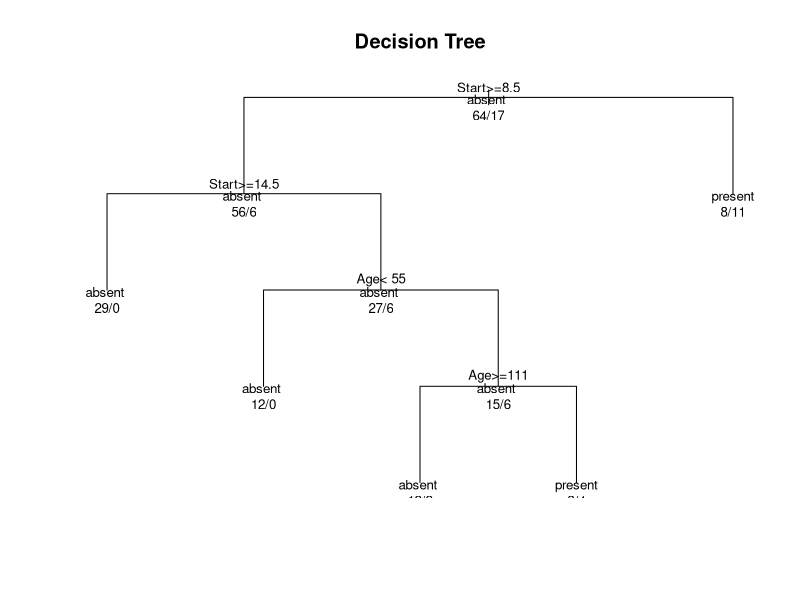

Here is the R script that generated this plot:
library(rpart)
head(kyphosis)
fit <- rpart(Kyphosis ~ Age + Number + Start, method = "class", data = kyphosis)
plot(fit, uniform = TRUE, main = "Decision Tree", cex = 1)
text(fit, use.n = TRUE, all = TRUE, cex = .8)